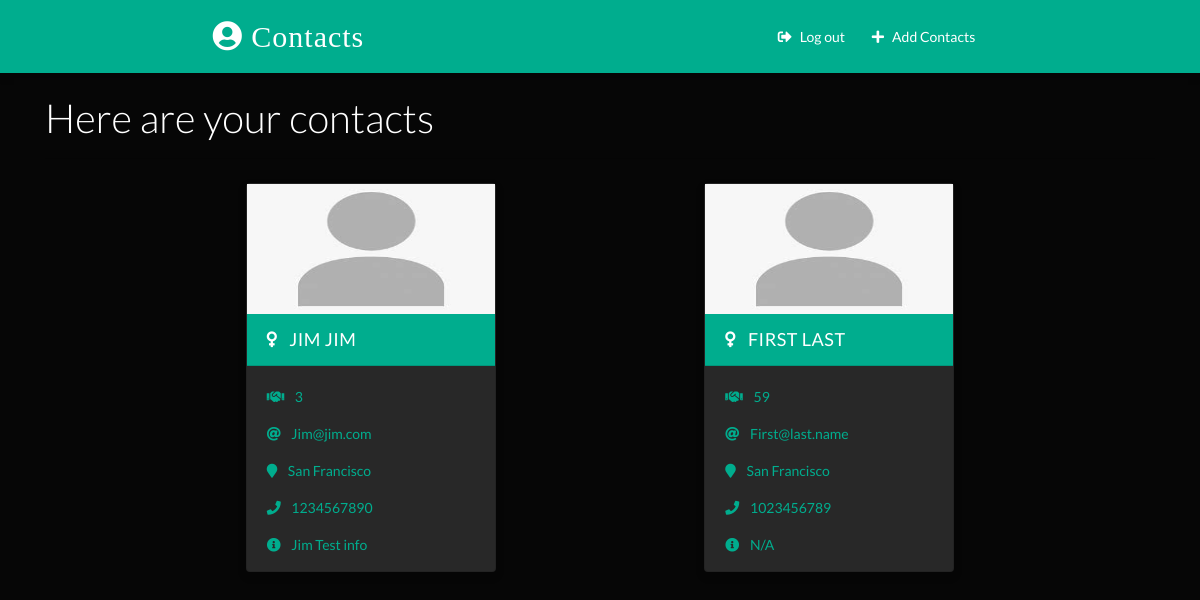
Screenshot of / (signed in) with the database file from the repository.
### contactapp/models.py (models this page shows, shortened)
class Contact(models.Model):
    manager = models.ForeignKey(User, on_delete=models.CASCADE, default=None)
    name = models.CharField(max_length=100)
    email = models.EmailField(max_length=100)
    phone = models.IntegerField()
    info = models.CharField(max_length=100)
    connections = models.IntegerField()
    contact_location = models.CharField(max_length=200)
    gender = models.CharField(max_length=100, choices=(
        ('male','Male'),
        ('female','Female'),
        ("non-binary", 'Non-Binary'),
        ("choose-not-to-self-identify", 'Choose Not To Self Identify')
    ))
    image = models.ImageField(upload_to='images/',blank=True)
    date_added = models.DateTimeField(default=datetime.now)
    class Meta:
        ordering = ['-id']

### contactapp/views.py (the view)
# urls.py: path('', views.HomePageView.as_view(), name="home" ),
class HomePageView(LoginRequiredMixin, ListView):
    template_name = 'index.html'
    model =  Contact
    context_object_name = 'contacts'
    def get_queryset(self):
        contacts = super().get_queryset()
        return contacts.filter(manager = self.request.user)

### templates/index.html (shortened to what this page needs)
{% extends 'base.html' %}
{% load static %}
{% block content %}
<div class="container">
  <h3 class="heading font-weight-light">Here are your contacts</h3>
  <hr />
</div>
<div class="container main-part">
{% if contacts %}
{% for contact in contacts %}
{% include 'partials/card.html' %}
{% endfor %}
{% else %}
<p class="d-block font-weight-light my-2 heading">You have not save any contacts yet!</p>
{% endif %}
</div>
{% endblock content %}

### templates/partials/card.html
{% load static %}
{% if contact.gender == 'male' %}
  <div class="card my-2 mx-2 boy-card">
    <img src="{% if contact.image %}
    {{contact.image.url}}
    {% else %}
    {% static '/images/boy.png' %}
    {% endif %}" class="img-fluid" />
    <div class="card-header">
      <a href="{% url 'detail' contact.id %}" class="text-white header-link"
        ><i class="fas fa-mars mr-2"></i> {{contact.name}}</a
      >
    </div>
    <div class="card-body pb-0">
      <p>
          <i class="fa fa-handshake mr-2"></i>
          <a href="mailto:{{contact.connection}}">{{contact.connections}}</a>
        </p>
      <p>
        <i class="fas fa-at mr-2"></i>
        <a href="mailto:{{contact.email}}">{{contact.email}}</a>
      </p>
      <p>
          <i class="fa fa-map-marker mr-2"></i>
          <a href="tel:{{contact.contact_location}}">{{contact.contact_location}}</a>
        </p>
      <p>
        <i class="fas fa-phone mr-2"></i>
        <a href="tel:{{contact.phone}}">{{contact.phone}}</a>
      </p>
      <p><i class="fas fa-info-circle mr-2"></i> {{contact.info}}</p>
    </div>
  </div>
  {% else %}
  <div class="card my-2 mx-2 girl-card">
    <img src="{% if contact.image %}
    {{contact.image.url}}
    {% else %}
    {% static '/images/girl.png' %}
    {% endif %}" class="img-fluid" />
    <div class="card-header">
      <a href="{% url 'detail' contact.id %}" class="text-white header-link">
      <i class="fas fa-venus mr-2"></i> {{contact.name}}</a>
    </div>
    <div class="card-body pb-0">
        <p>
            <i class="fa fa-handshake mr-2"></i>
            <a href="mailto:{{contact.connection}}">{{contact.connections}}</a>
          </p>
      <p>
        <i class="fas fa-at mr-2"></i>
        <a href="mailto:{{contact.email}}">{{contact.email}}</a>
      </p>
      <p>
        <i class="fa fa-map-marker mr-2"></i>
        <a href="tel:{{contact.contact_location}}">{{contact.contact_location}}</a>
      </p>
      <p>
        <i class="fas fa-phone mr-2"></i>
        <a href="tel:{{contact.phone}}">{{contact.phone}}</a>
      </p>
      <p><i class="fas fa-info-circle mr-2"></i> {{contact.info}}</p>
    </div>
  </div>
{% endif %}

### static/css/main.css (style rules this page uses)
:root { --back: #00ad8e; --girl: #00ad8e; --boy:#00ad8e; }
body { font-family: Lato, sans-serif; }
.card { box-shadow: 0 4px 8px 0 rgba(0, 0, 0, 0.2); transition: 0.3s; min-width: 250px; box-sizing: border-box; }
img { height: 130px !important; }
.card-header { font-size: 18px; letter-spacing: 0.5px; text-transform: uppercase; }
.girl-card .card-header { background-color: var(--girl); }
.girl-card .card-body, .girl-card .card-body p a { color: var(--girl); }
.card-body p { cursor: pointer; }
.main-part { display: flex; flex-wrap: wrap; justify-content: space-evenly; }

### rows the page displays
Contact: name "JIM JIM", connections "3", email "Jim@jim.com", contact_location "San Francisco", phone "1234567890", info "Jim Test info"
Contact: name "FIRST LAST", connections "59", email "First@last.name", contact_location "San Francisco", phone "1023456789", info "N/A"
